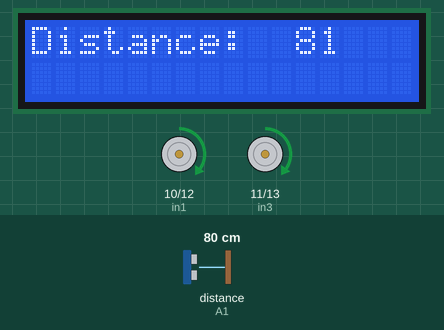
This sketch was run on a simulated Arduino Uno, built with avr-gcc and run on an emulated ATmega328P. Parts: 16×2 character LCD, motor-driver pin pairs drawn as motors (green arrow = first pin HIGH = forward, orange = second pin HIGH = backward, longer = more drive). The inputs (shaded band) are chosen by the test bench; at power-on: distance to the obstacle (sensor on A1) 80 cm. The echo pulse lasts 58.3 µs per cm; what the sketch prints to the serial monitor is not drawn.

Above: at 1.2 s.
1.3 s: distance to the obstacle (sensor on A1) set to 12 cm
At 2.1 s:
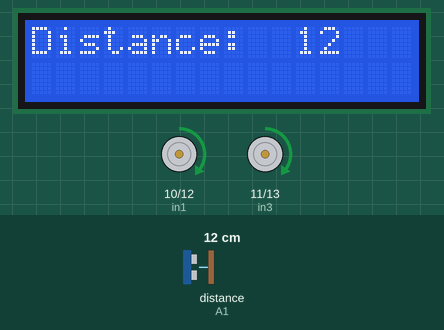
3.1 s: distance to the obstacle (sensor on A1) set to 9 cm
At 3.9 s:
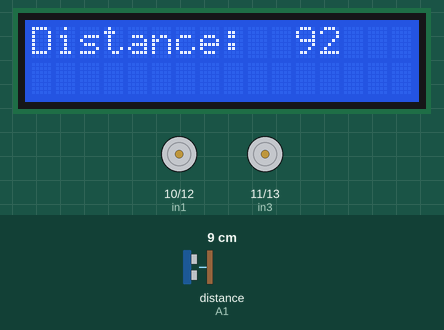
4.6 s: distance to the obstacle (sensor on A1) set to 2 cm
At 5.7 s:
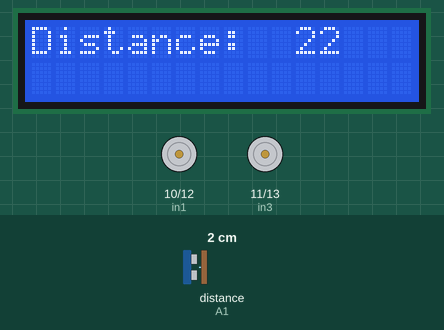
Timing chart, 0 to 7.6 s (numbered marks = the images above; inputs shaded):
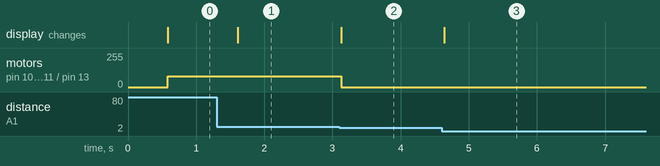

The sketch:

ultrasonicsensor.ino
```cpp
// Include NewPing Library
#include "NewPing.h"
#include <LiquidCrystal.h>

// Hook up HC-SR04 with Trig to Arduino Pin 9, Echo to Arduino pin 10
#define TRIGGER_PIN A0
#define ECHO_PIN A1

// Maximum distance we want to ping for (in centimeters).
#define MAX_DISTANCE 400

// NewPing setup of pins and maximum distance.
NewPing sonar(TRIGGER_PIN, ECHO_PIN, MAX_DISTANCE);

int in1 = 10;
int in2 = 12;
int in3 = 11;
int in4 = 13;

const int rs=8 , en=9 , d4=4 , d5=5 , d6=6 , d7=7 ;
LiquidCrystal lcd(rs, en, d4, d5, d6, d7);

void setup() {
	Serial.begin(9600);

  pinMode(in1, OUTPUT);
  pinMode(in2, OUTPUT);
  pinMode(in3, OUTPUT);
  pinMode(in4, OUTPUT);

  lcd.begin(16, 2);
}

void loop() {
	Serial.print("Distance = ");
	Serial.print(sonar.ping_cm());
	Serial.println(" cm");
	delay(500);

  lcd.setCursor(0,0);
  lcd.print("Distance: ");
  lcd.setCursor(11,0);
  lcd.print(sonar.ping_cm());

  if(sonar.ping_cm() <= 10) {
    analogWrite(in1, 0);
    analogWrite(in2, 0);
    analogWrite(in3, 0);
    analogWrite(in4, 0);
    /*delay(500);
    analogWrite(in1, 150);
    analogWrite(in2, 0);
    analogWrite(in3, 0);
    analogWrite(in4, 180);
    delay(300);*/

  }else {
    analogWrite(in1, 80);
    analogWrite(in2, 0);
    analogWrite(in3, 80);
    analogWrite(in4, 0);
  }
}
```

Measured:
- the behaviour switches between 11 and 10 cm on distance to the obstacle (sensor on A1) (found by bisection; images 1 and 2)
- after the input at 1.3 s, the display: changes after 0.31 s (image 1)
- after the input at 3.1 s, motor on pin 10 (in1) / pin 12 (in2), motor on pin 11 (in3) / pin 13 (in4): forward 80/255 → stopped at once; the display: changes at once (image 2)
- after the input at 4.6 s, the display: changes at once (image 3)
